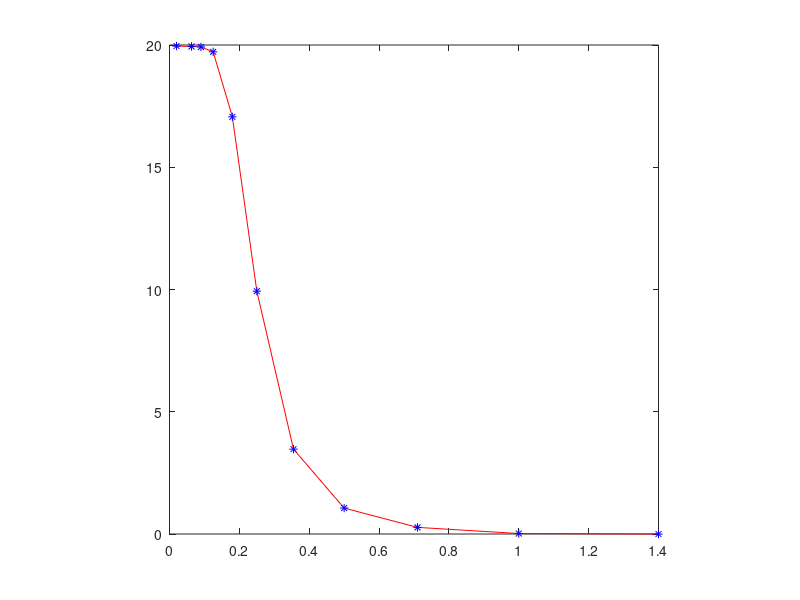

Write the MATLAB code that produced this figure.
r=[0,0.019,0.252,0.790,2.410,6.460,7.13,2.660,0.200,0.02,0.016];

l=20;
i=1;
k=zeros(11,1);
while(i<12)
    k(i)=(r(i)/20)*100;
    i=i+1;
end
disp(k)
i=1;
q=zeros(11,1);
while(i<12)
    j=1;
    sum=0;
    while(j<i+1)
        sum=sum+r(j);
        j=j+1;
    end
       q(i)=sum;
       i=i+1;
end
disp(q);
i=1;
k1=zeros(11,1);
while(i<12)
    k1(i)=(q(i)/20)*100;
    i=i+1;
end
disp(k1)
v=[1.4,1,0.71,0.5,0.355,0.25,0.18,0.125,0.09,0.063,0.02];
xmarkers=v;
ymarkers=q;
plot(v,q,'r',xmarkers,ymarkers,'b*');

axis('square');


